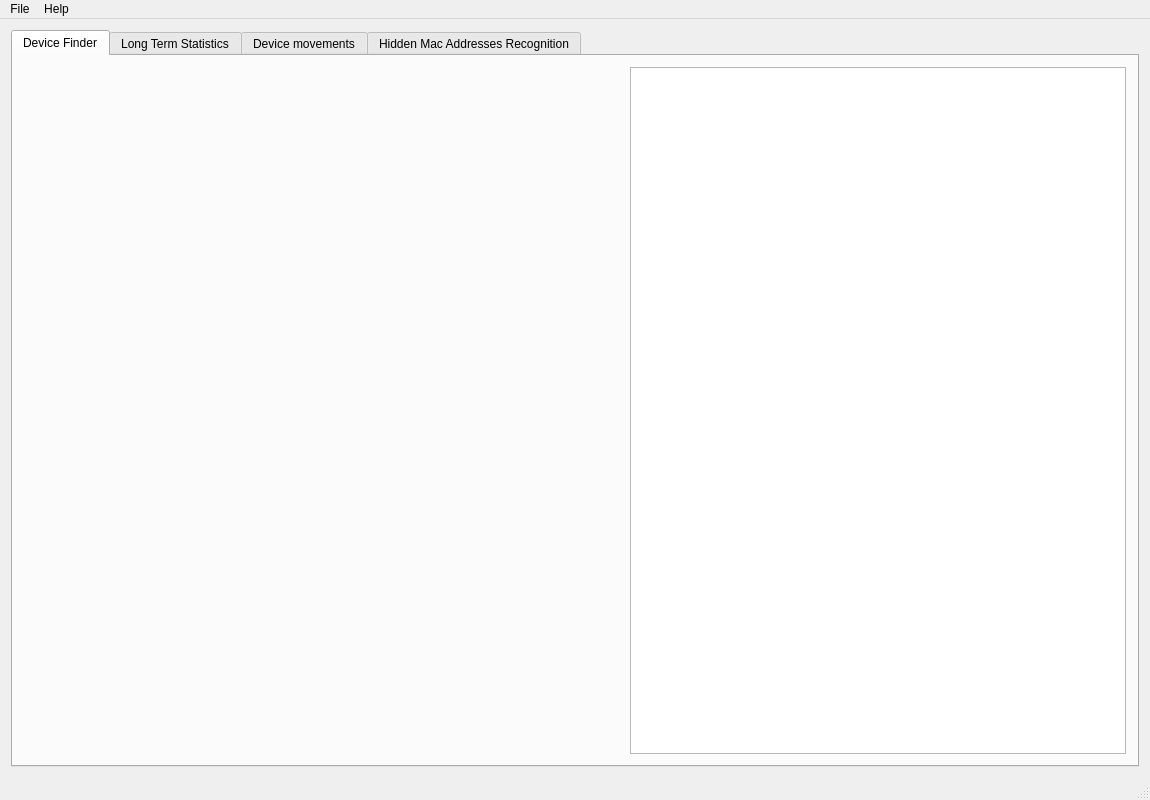
<?xml version="1.0" encoding="UTF-8"?>
<ui version="4.0">
 <class>MainWindow</class>
 <widget class="QMainWindow" name="MainWindow">
  <property name="geometry">
   <rect>
    <x>0</x>
    <y>0</y>
    <width>1150</width>
    <height>800</height>
   </rect>
  </property>
  <property name="windowTitle">
   <string>ESP32 Server</string>
  </property>
  <widget class="QWidget" name="centralWidget">
   <layout class="QVBoxLayout" name="verticalLayout">
    <item>
     <widget class="QSplitter" name="splitter">
      <property name="orientation">
       <enum>Qt::Vertical</enum>
      </property>
      <widget class="QTabWidget" name="tabWidget">
       <property name="currentIndex">
        <number>0</number>
       </property>
       <widget class="QWidget" name="tab">
        <attribute name="title">
         <string>Device Finder</string>
        </attribute>
        <attribute name="toolTip">
         <string>This tab shows the number of devices in the area during time</string>
        </attribute>
        <layout class="QGridLayout" name="gridLayout_2">
         <item row="0" column="1">
          <widget class="QChartView" name="chartView">
           <property name="sizePolicy">
            <sizepolicy hsizetype="Expanding" vsizetype="Expanding">
             <horstretch>0</horstretch>
             <verstretch>0</verstretch>
            </sizepolicy>
           </property>
           <property name="minimumSize">
            <size>
             <width>0</width>
             <height>300</height>
            </size>
           </property>
          </widget>
         </item>
         <item row="0" column="0">
          <widget class="QCustomPlot" name="plot" native="true">
           <property name="sizePolicy">
            <sizepolicy hsizetype="Preferred" vsizetype="Minimum">
             <horstretch>0</horstretch>
             <verstretch>0</verstretch>
            </sizepolicy>
           </property>
           <property name="minimumSize">
            <size>
             <width>600</width>
             <height>300</height>
            </size>
           </property>
          </widget>
         </item>
        </layout>
       </widget>
       <widget class="QWidget" name="tab_2">
        <attribute name="title">
         <string>Long Term Statistics</string>
        </attribute>
        <layout class="QGridLayout" name="gridLayout_4">
         <item row="0" column="1" rowspan="3">
          <layout class="QGridLayout" name="gridLayout">
           <item row="0" column="0">
            <widget class="QTableWidget" name="deviceFrequenciesTableWidget">
             <property name="sizePolicy">
              <sizepolicy hsizetype="Expanding" vsizetype="Expanding">
               <horstretch>1</horstretch>
               <verstretch>0</verstretch>
              </sizepolicy>
             </property>
            </widget>
           </item>
          </layout>
         </item>
         <item row="0" column="0">
          <widget class="QLabel" name="label_3">
           <property name="maximumSize">
            <size>
             <width>16777215</width>
             <height>50</height>
            </size>
           </property>
           <property name="text">
            <string>Select a Time Window to show the frequency of devices in that Time Window</string>
           </property>
           <property name="wordWrap">
            <bool>true</bool>
           </property>
          </widget>
         </item>
         <item row="1" column="0">
          <widget class="QPushButton" name="ShowStatistics">
           <property name="text">
            <string>Show Statistics</string>
           </property>
          </widget>
         </item>
         <item row="2" column="0">
          <layout class="QFormLayout" name="formLayout">
           <property name="fieldGrowthPolicy">
            <enum>QFormLayout::ExpandingFieldsGrow</enum>
           </property>
           <item row="0" column="0">
            <widget class="QLabel" name="label">
             <property name="sizePolicy">
              <sizepolicy hsizetype="Minimum" vsizetype="Preferred">
               <horstretch>0</horstretch>
               <verstretch>0</verstretch>
              </sizepolicy>
             </property>
             <property name="text">
              <string>Select Start Window Timestamp</string>
             </property>
             <property name="wordWrap">
              <bool>true</bool>
             </property>
            </widget>
           </item>
           <item row="0" column="1">
            <widget class="QDateTimeEdit" name="startWindowDateTimeEdit"/>
           </item>
           <item row="1" column="0">
            <widget class="QLabel" name="label_2">
             <property name="text">
              <string>Select End Window Timestamp</string>
             </property>
             <property name="wordWrap">
              <bool>true</bool>
             </property>
            </widget>
           </item>
           <item row="1" column="1">
            <widget class="QDateTimeEdit" name="endWindowDateTimeEdit"/>
           </item>
          </layout>
         </item>
        </layout>
       </widget>
       <widget class="QWidget" name="tab_3">
        <attribute name="title">
         <string>Device movements</string>
        </attribute>
        <widget class="QWidget" name="gridLayoutWidget">
         <property name="geometry">
          <rect>
           <x>10</x>
           <y>0</y>
           <width>591</width>
           <height>461</height>
          </rect>
         </property>
         <layout class="QGridLayout" name="gridLayout_5">
          <item row="0" column="0">
           <widget class="QCustomPlot" name="plot_movements" native="true">
            <property name="sizePolicy">
             <sizepolicy hsizetype="Preferred" vsizetype="Minimum">
              <horstretch>0</horstretch>
              <verstretch>0</verstretch>
             </sizepolicy>
            </property>
            <property name="minimumSize">
             <size>
              <width>500</width>
              <height>300</height>
             </size>
            </property>
           </widget>
          </item>
         </layout>
        </widget>
        <widget class="QPushButton" name="btnBack">
         <property name="geometry">
          <rect>
           <x>620</x>
           <y>300</y>
           <width>51</width>
           <height>41</height>
          </rect>
         </property>
         <property name="text">
          <string>&lt;</string>
         </property>
        </widget>
        <widget class="QPushButton" name="btnForward">
         <property name="geometry">
          <rect>
           <x>620</x>
           <y>360</y>
           <width>51</width>
           <height>41</height>
          </rect>
         </property>
         <property name="text">
          <string>&gt;</string>
         </property>
        </widget>
        <widget class="QPushButton" name="btnFastForward">
         <property name="geometry">
          <rect>
           <x>620</x>
           <y>420</y>
           <width>51</width>
           <height>41</height>
          </rect>
         </property>
         <property name="text">
          <string>&gt;&gt;</string>
         </property>
        </widget>
        <widget class="QPushButton" name="btnFastBack">
         <property name="geometry">
          <rect>
           <x>620</x>
           <y>240</y>
           <width>51</width>
           <height>41</height>
          </rect>
         </property>
         <property name="text">
          <string>&lt;&lt;</string>
         </property>
        </widget>
        <widget class="QDateTimeEdit" name="startTimeEdit">
         <property name="geometry">
          <rect>
           <x>620</x>
           <y>60</y>
           <width>112</width>
           <height>20</height>
          </rect>
         </property>
        </widget>
        <widget class="QLabel" name="label_4">
         <property name="geometry">
          <rect>
           <x>620</x>
           <y>10</y>
           <width>131</width>
           <height>41</height>
          </rect>
         </property>
         <property name="text">
          <string>&lt;html&gt;&lt;head/&gt;&lt;body&gt;&lt;p&gt;Select a time and change it&lt;/p&gt;&lt;p&gt;with direction buttons&lt;/p&gt;&lt;/body&gt;&lt;/html&gt;</string>
         </property>
        </widget>
        <widget class="QPushButton" name="btnPlot">
         <property name="geometry">
          <rect>
           <x>620</x>
           <y>90</y>
           <width>111</width>
           <height>23</height>
          </rect>
         </property>
         <property name="text">
          <string>Plot</string>
         </property>
        </widget>
       </widget>
       <widget class="QWidget" name="tab_4">
        <attribute name="title">
         <string>Hidden Mac Addresses Recognition</string>
        </attribute>
        <layout class="QGridLayout" name="gridLayout_3">
         <item row="0" column="0">
          <widget class="QTableWidget" name="correlatedDevicesTableWidget">
           <property name="sizePolicy">
            <sizepolicy hsizetype="Expanding" vsizetype="Expanding">
             <horstretch>1</horstretch>
             <verstretch>0</verstretch>
            </sizepolicy>
           </property>
          </widget>
         </item>
         <item row="0" column="1">
          <widget class="QTableWidget" name="hiddenMacCorrelationTableWidget">
           <property name="sizePolicy">
            <sizepolicy hsizetype="Expanding" vsizetype="Expanding">
             <horstretch>1</horstretch>
             <verstretch>0</verstretch>
            </sizepolicy>
           </property>
          </widget>
         </item>
        </layout>
       </widget>
      </widget>
     </widget>
    </item>
   </layout>
  </widget>
  <widget class="QMenuBar" name="menuBar">
   <property name="geometry">
    <rect>
     <x>0</x>
     <y>0</y>
     <width>1150</width>
     <height>21</height>
    </rect>
   </property>
   <widget class="QMenu" name="menuFile">
    <property name="title">
     <string>File</string>
    </property>
    <addaction name="actionPreferences"/>
    <addaction name="actionDebug"/>
    <addaction name="separator"/>
    <addaction name="actionExit"/>
   </widget>
   <widget class="QMenu" name="menuHelp">
    <property name="title">
     <string>Help</string>
    </property>
    <addaction name="actionAbout"/>
   </widget>
   <addaction name="menuFile"/>
   <addaction name="menuHelp"/>
  </widget>
  <widget class="QStatusBar" name="statusBar"/>
  <action name="actionExit">
   <property name="text">
    <string>E&amp;xit</string>
   </property>
  </action>
  <action name="actionAbout">
   <property name="text">
    <string>About</string>
   </property>
  </action>
  <action name="actionPreferences">
   <property name="text">
    <string>Preferences</string>
   </property>
  </action>
  <action name="actionDebug">
   <property name="text">
    <string>Debug</string>
   </property>
  </action>
 </widget>
 <layoutdefault spacing="6" margin="11"/>
 <customwidgets>
  <customwidget>
   <class>QCustomPlot</class>
   <extends>QWidget</extends>
   <header>qcustomplot.h</header>
   <container>1</container>
  </customwidget>
  <customwidget>
   <class>QChartView</class>
   <extends>QGraphicsView</extends>
   <header location="global">QtCharts/QChartView</header>
  </customwidget>
 </customwidgets>
 <resources/>
 <connections/>
</ui>
